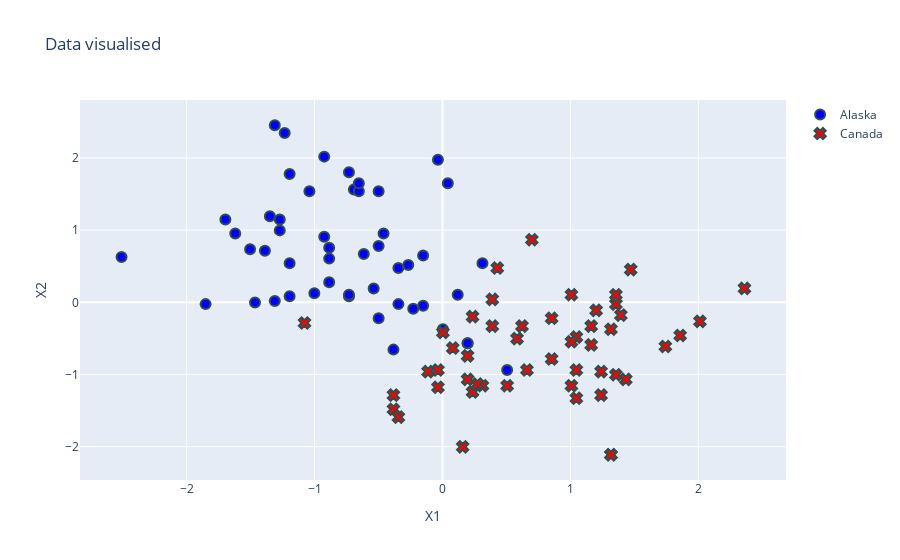

The notebook cell saved with this chart:
### Code cell
import plotly.graph_objects as go


trace_0 = go.Scatter(x=x1[y_canada == 0], y=x2[y_canada == 0], mode='markers', marker=dict(
                                        color='blue', symbol='circle',size=10,
                                        line=dict(width=2,
                                        color='DarkSlateGrey')
                                        ), name='Alaska')
trace_1 = go.Scatter(x=x1[y_canada == 1], y=x2[y_canada == 1], mode='markers', marker=dict(
                                        color='red', symbol='x',size=10,
                                        line=dict(width=2,
                                        color='DarkSlateGrey')
                                        ), name='Canada')



layout = go.Layout(title='Data visualised', xaxis_title='X1', yaxis_title='X2')
fig = go.Figure(data=[trace_0, trace_1], layout=layout)

fig.write_html('data_visualised.html')

fig.show()

### Figure 1 — Plotly figure (JSON) as saved in the notebook; plotly's stock layout.template omitted (floating-point values rounded to 4 significant figures)
{"data": [{"marker": {"color": "blue", "line": {"color": "DarkSlateGrey", "width": 2}, "size": 10, "symbol": "circle"}, "mode": "markers", "name": "Alaska", "type": "scatter", "x": [-0.3834, 0.5056, -0.4994, -1.234, -0.7313, -1.195, -0.9246, -0.03556, -1.504, -0.7313, -0.1515, 0.1964, 0.1964, -0.3448, -0.2288, -0.5381, -0.2675, 0.3123, -0.4994, 0.04175, -0.1515, -0.6927, -1.311, -0.6154, -0.654, -1.272, -0.3448, -0.4608, -1.388, 0.003092, -0.4994, 0.1191, -1.272, -1.35, -2.509, -0.8859, -1.62, -0.8859, -1.195, -1.852, -1.311, -1.041, -1.698, -0.654, -1.466, -0.8859, -1.002, -0.7313, -0.9246, -1.195], "y": [-0.6551, -0.9377, 1.54, 2.344, 0.0839, 0.5403, 0.9098, 1.975, 0.736, 0.1056, 0.649, -0.5682, -0.5682, 0.4751, -0.08998, 0.1926, 0.5186, 0.5403, 0.7794, 1.649, -0.04651, 1.562, 0.01869, 0.6707, 1.54, 0.9968, -0.02478, 0.9533, 0.7142, -0.3725, -0.2204, 0.1056, 1.149, 1.192, 0.6273, 0.2795, 0.9533, 0.6055, 0.0839, -0.02478, 2.453, 1.54, 1.149, 1.649, -0.003043, 0.7577, 0.1274, 1.801, 2.018, 1.779]}, {"marker": {"color": "red", "line": {"color": "DarkSlateGrey", "width": 2}, "size": 10, "symbol": "x"}, "mode": "markers", "name": "Canada", "type": "scatter", "x": [0.4283, 1.163, 2.361, 1.317, 1.858, 0.235, 1.472, 0.5056, 0.8535, 1.008, 1.201, -0.3834, 0.6602, 2.013, 1.317, 1.356, 1.317, 0.6989, 0.1577, 1.163, -1.079, 1.047, 0.1964, 1.047, -0.1129, 0.6216, -0.03556, 0.3123, 0.003092, 0.0804, 1.356, 1.24, 1.395, 1.433, -0.3448, -0.03556, 0.3896, 1.008, 1.743, 1.047, 0.5829, 0.3896, 0.1964, 1.008, 0.8535, 1.24, 0.235, 0.2737, 1.356, -0.3834], "y": [0.4751, -0.5899, 0.1926, -0.3725, -0.4595, -0.1987, 0.4534, -1.155, -0.7855, -1.155, -0.1117, -1.481, -0.9377, -0.2639, -2.111, -0.02478, -2.111, 0.8664, -2.003, -0.3291, -0.2856, -1.329, -0.742, -0.4812, -0.9594, -0.3291, -0.9377, -1.155, -0.416, -0.6334, 0.1056, -0.9594, -0.1769, -1.068, -1.59, -1.177, 0.04043, 0.1056, -0.6116, -0.9377, -0.503, -0.3291, -1.068, -0.5464, -0.2204, -1.285, -1.242, -1.133, -1.003, -1.285]}], "layout": {"title": {"text": "Data visualised"}, "xaxis": {"title": {"text": "X1"}}, "yaxis": {"title": {"text": "X2"}}}}
